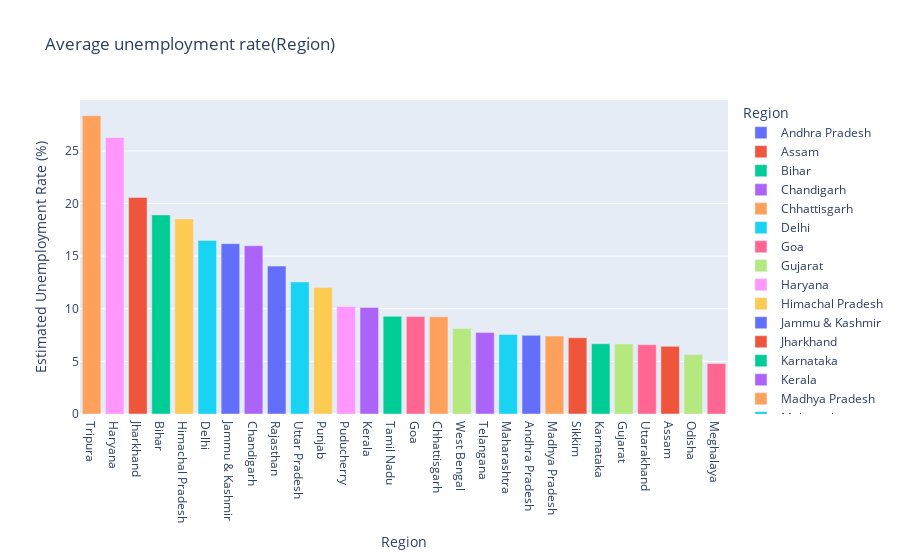

The notebook cell this image was saved under:
### Code cell
# Average Unemployment Rate

fig = px.bar(region,x='Region',y=' Estimated Unemployment Rate (%)',color='Region',title='Average unemployment rate(Region)')
fig.update_layout(xaxis={'categoryorder':'total descending'})
fig.show()

### Figure 1 — Plotly figure (JSON) as saved in the notebook; plotly's stock layout.template omitted (floating-point values rounded to 4 significant figures)
{"data": [{"alignmentgroup": "True", "hovertemplate": "Region=%{x}<br> Estimated Unemployment Rate (%)=%{y}<extra></extra>", "legendgroup": "Andhra Pradesh", "marker": {"color": "#636efa", "pattern": {"shape": ""}}, "name": "Andhra Pradesh", "offsetgroup": "Andhra Pradesh", "orientation": "v", "showlegend": true, "textposition": "auto", "type": "bar", "x": ["Andhra Pradesh"], "xaxis": "x", "y": [7.477], "yaxis": "y"}, {"alignmentgroup": "True", "hovertemplate": "Region=%{x}<br> Estimated Unemployment Rate (%)=%{y}<extra></extra>", "legendgroup": "Assam", "marker": {"color": "#EF553B", "pattern": {"shape": ""}}, "name": "Assam", "offsetgroup": "Assam", "orientation": "v", "showlegend": true, "textposition": "auto", "type": "bar", "x": ["Assam"], "xaxis": "x", "y": [6.428], "yaxis": "y"}, {"alignmentgroup": "True", "hovertemplate": "Region=%{x}<br> Estimated Unemployment Rate (%)=%{y}<extra></extra>", "legendgroup": "Bihar", "marker": {"color": "#00cc96", "pattern": {"shape": ""}}, "name": "Bihar", "offsetgroup": "Bihar", "orientation": "v", "showlegend": true, "textposition": "auto", "type": "bar", "x": ["Bihar"], "xaxis": "x", "y": [18.92], "yaxis": "y"}, {"alignmentgroup": "True", "hovertemplate": "Region=%{x}<br> Estimated Unemployment Rate (%)=%{y}<extra></extra>", "legendgroup": "Chandigarh", "marker": {"color": "#ab63fa", "pattern": {"shape": ""}}, "name": "Chandigarh", "offsetgroup": "Chandigarh", "orientation": "v", "showlegend": true, "textposition": "auto", "type": "bar", "x": ["Chandigarh"], "xaxis": "x", "y": [15.99], "yaxis": "y"}, {"alignmentgroup": "True", "hovertemplate": "Region=%{x}<br> Estimated Unemployment Rate (%)=%{y}<extra></extra>", "legendgroup": "Chhattisgarh", "marker": {"color": "#FFA15A", "pattern": {"shape": ""}}, "name": "Chhattisgarh", "offsetgroup": "Chhattisgarh", "orientation": "v", "showlegend": true, "textposition": "auto", "type": "bar", "x": ["Chhattisgarh"], "xaxis": "x", "y": [9.24], "yaxis": "y"}, {"alignmentgroup": "True", "hovertemplate": "Region=%{x}<br> Estimated Unemployment Rate (%)=%{y}<extra></extra>", "legendgroup": "Delhi", "marker": {"color": "#19d3f3", "pattern": {"shape": ""}}, "name": "Delhi", "offsetgroup": "Delhi", "orientation": "v", "showlegend": true, "textposition": "auto", "type": "bar", "x": ["Delhi"], "xaxis": "x", "y": [16.5], "yaxis": "y"}, {"alignmentgroup": "True", "hovertemplate": "Region=%{x}<br> Estimated Unemployment Rate (%)=%{y}<extra></extra>", "legendgroup": "Goa", "marker": {"color": "#FF6692", "pattern": {"shape": ""}}, "name": "Goa", "offsetgroup": "Goa", "orientation": "v", "showlegend": true, "textposition": "auto", "type": "bar", "x": ["Goa"], "xaxis": "x", "y": [9.274], "yaxis": "y"}, {"alignmentgroup": "True", "hovertemplate": "Region=%{x}<br> Estimated Unemployment Rate (%)=%{y}<extra></extra>", "legendgroup": "Gujarat", "marker": {"color": "#B6E880", "pattern": {"shape": ""}}, "name": "Gujarat", "offsetgroup": "Gujarat", "orientation": "v", "showlegend": true, "textposition": "auto", "type": "bar", "x": ["Gujarat"], "xaxis": "x", "y": [6.664], "yaxis": "y"}, {"alignmentgroup": "True", "hovertemplate": "Region=%{x}<br> Estimated Unemployment Rate (%)=%{y}<extra></extra>", "legendgroup": "Haryana", "marker": {"color": "#FF97FF", "pattern": {"shape": ""}}, "name": "Haryana", "offsetgroup": "Haryana", "orientation": "v", "showlegend": true, "textposition": "auto", "type": "bar", "x": ["Haryana"], "xaxis": "x", "y": [26.28], "yaxis": "y"}, {"alignmentgroup": "True", "hovertemplate": "Region=%{x}<br> Estimated Unemployment Rate (%)=%{y}<extra></extra>", "legendgroup": "Himachal Pradesh", "marker": {"color": "#FECB52", "pattern": {"shape": ""}}, "name": "Himachal Pradesh", "offsetgroup": "Himachal Pradesh", "orientation": "v", "showlegend": true, "textposition": "auto", "type": "bar", "x": ["Himachal Pradesh"], "xaxis": "x", "y": [18.54], "yaxis": "y"}, {"alignmentgroup": "True", "hovertemplate": "Region=%{x}<br> Estimated Unemployment Rate (%)=%{y}<extra></extra>", "legendgroup": "Jammu & Kashmir", "marker": {"color": "#636efa", "pattern": {"shape": ""}}, "name": "Jammu & Kashmir", "offsetgroup": "Jammu & Kashmir", "orientation": "v", "showlegend": true, "textposition": "auto", "type": "bar", "x": ["Jammu & Kashmir"], "xaxis": "x", "y": [16.19], "yaxis": "y"}, {"alignmentgroup": "True", "hovertemplate": "Region=%{x}<br> Estimated Unemployment Rate (%)=%{y}<extra></extra>", "legendgroup": "Jharkhand", "marker": {"color": "#EF553B", "pattern": {"shape": ""}}, "name": "Jharkhand", "offsetgroup": "Jharkhand", "orientation": "v", "showlegend": true, "textposition": "auto", "type": "bar", "x": ["Jharkhand"], "xaxis": "x", "y": [20.59], "yaxis": "y"}, {"alignmentgroup": "True", "hovertemplate": "Region=%{x}<br> Estimated Unemployment Rate (%)=%{y}<extra></extra>", "legendgroup": "Karnataka", "marker": {"color": "#00cc96", "pattern": {"shape": ""}}, "name": "Karnataka", "offsetgroup": "Karnataka", "orientation": "v", "showlegend": true, "textposition": "auto", "type": "bar", "x": ["Karnataka"], "xaxis": "x", "y": [6.676], "yaxis": "y"}, {"alignmentgroup": "True", "hovertemplate": "Region=%{x}<br> Estimated Unemployment Rate (%)=%{y}<extra></extra>", "legendgroup": "Kerala", "marker": {"color": "#ab63fa", "pattern": {"shape": ""}}, "name": "Kerala", "offsetgroup": "Kerala", "orientation": "v", "showlegend": true, "textposition": "auto", "type": "bar", "x": ["Kerala"], "xaxis": "x", "y": [10.12], "yaxis": "y"}, {"alignmentgroup": "True", "hovertemplate": "Region=%{x}<br> Estimated Unemployment Rate (%)=%{y}<extra></extra>", "legendgroup": "Madhya Pradesh", "marker": {"color": "#FFA15A", "pattern": {"shape": ""}}, "name": "Madhya Pradesh", "offsetgroup": "Madhya Pradesh", "orientation": "v", "showlegend": true, "textposition": "auto", "type": "bar", "x": ["Madhya Pradesh"], "xaxis": "x", "y": [7.406], "yaxis": "y"}, {"alignmentgroup": "True", "hovertemplate": "Region=%{x}<br> Estimated Unemployment Rate (%)=%{y}<extra></extra>", "legendgroup": "Maharashtra", "marker": {"color": "#19d3f3", "pattern": {"shape": ""}}, "name": "Maharashtra", "offsetgroup": "Maharashtra", "orientation": "v", "showlegend": true, "textposition": "auto", "type": "bar", "x": ["Maharashtra"], "xaxis": "x", "y": [7.558], "yaxis": "y"}, {"alignmentgroup": "True", "hovertemplate": "Region=%{x}<br> Estimated Unemployment Rate (%)=%{y}<extra></extra>", "legendgroup": "Meghalaya", "marker": {"color": "#FF6692", "pattern": {"shape": ""}}, "name": "Meghalaya", "offsetgroup": "Meghalaya", "orientation": "v", "showlegend": true, "textposition": "auto", "type": "bar", "x": ["Meghalaya"], "xaxis": "x", "y": [4.799], "yaxis": "y"}, {"alignmentgroup": "True", "hovertemplate": "Region=%{x}<br> Estimated Unemployment Rate (%)=%{y}<extra></extra>", "legendgroup": "Odisha", "marker": {"color": "#B6E880", "pattern": {"shape": ""}}, "name": "Odisha", "offsetgroup": "Odisha", "orientation": "v", "showlegend": true, "textposition": "auto", "type": "bar", "x": ["Odisha"], "xaxis": "x", "y": [5.658], "yaxis": "y"}, {"alignmentgroup": "True", "hovertemplate": "Region=%{x}<br> Estimated Unemployment Rate (%)=%{y}<extra></extra>", "legendgroup": "Puducherry", "marker": {"color": "#FF97FF", "pattern": {"shape": ""}}, "name": "Puducherry", "offsetgroup": "Puducherry", "orientation": "v", "showlegend": true, "textposition": "auto", "type": "bar", "x": ["Puducherry"], "xaxis": "x", "y": [10.22], "yaxis": "y"}, {"alignmentgroup": "True", "hovertemplate": "Region=%{x}<br> Estimated Unemployment Rate (%)=%{y}<extra></extra>", "legendgroup": "Punjab", "marker": {"color": "#FECB52", "pattern": {"shape": ""}}, "name": "Punjab", "offsetgroup": "Punjab", "orientation": "v", "showlegend": true, "textposition": "auto", "type": "bar", "x": ["Punjab"], "xaxis": "x", "y": [12.03], "yaxis": "y"}, {"alignmentgroup": "True", "hovertemplate": "Region=%{x}<br> Estimated Unemployment Rate (%)=%{y}<extra></extra>", "legendgroup": "Rajasthan", "marker": {"color": "#636efa", "pattern": {"shape": ""}}, "name": "Rajasthan", "offsetgroup": "Rajasthan", "orientation": "v", "showlegend": true, "textposition": "auto", "type": "bar", "x": ["Rajasthan"], "xaxis": "x", "y": [14.06], "yaxis": "y"}, {"alignmentgroup": "True", "hovertemplate": "Region=%{x}<br> Estimated Unemployment Rate (%)=%{y}<extra></extra>", "legendgroup": "Sikkim", "marker": {"color": "#EF553B", "pattern": {"shape": ""}}, "name": "Sikkim", "offsetgroup": "Sikkim", "orientation": "v", "showlegend": true, "textposition": "auto", "type": "bar", "x": ["Sikkim"], "xaxis": "x", "y": [7.249], "yaxis": "y"}, {"alignmentgroup": "True", "hovertemplate": "Region=%{x}<br> Estimated Unemployment Rate (%)=%{y}<extra></extra>", "legendgroup": "Tamil Nadu", "marker": {"color": "#00cc96", "pattern": {"shape": ""}}, "name": "Tamil Nadu", "offsetgroup": "Tamil Nadu", "orientation": "v", "showlegend": true, "textposition": "auto", "type": "bar", "x": ["Tamil Nadu"], "xaxis": "x", "y": [9.284], "yaxis": "y"}, {"alignmentgroup": "True", "hovertemplate": "Region=%{x}<br> Estimated Unemployment Rate (%)=%{y}<extra></extra>", "legendgroup": "Telangana", "marker": {"color": "#ab63fa", "pattern": {"shape": ""}}, "name": "Telangana", "offsetgroup": "Telangana", "orientation": "v", "showlegend": true, "textposition": "auto", "type": "bar", "x": ["Telangana"], "xaxis": "x", "y": [7.738], "yaxis": "y"}, {"alignmentgroup": "True", "hovertemplate": "Region=%{x}<br> Estimated Unemployment Rate (%)=%{y}<extra></extra>", "legendgroup": "Tripura", "marker": {"color": "#FFA15A", "pattern": {"shape": ""}}, "name": "Tripura", "offsetgroup": "Tripura", "orientation": "v", "showlegend": true, "textposition": "auto", "type": "bar", "x": ["Tripura"], "xaxis": "x", "y": [28.35], "yaxis": "y"}, {"alignmentgroup": "True", "hovertemplate": "Region=%{x}<br> Estimated Unemployment Rate (%)=%{y}<extra></extra>", "legendgroup": "Uttar Pradesh", "marker": {"color": "#19d3f3", "pattern": {"shape": ""}}, "name": "Uttar Pradesh", "offsetgroup": "Uttar Pradesh", "orientation": "v", "showlegend": true, "textposition": "auto", "type": "bar", "x": ["Uttar Pradesh"], "xaxis": "x", "y": [12.55], "yaxis": "y"}, {"alignmentgroup": "True", "hovertemplate": "Region=%{x}<br> Estimated Unemployment Rate (%)=%{y}<extra></extra>", "legendgroup": "Uttarakhand", "marker": {"color": "#FF6692", "pattern": {"shape": ""}}, "name": "Uttarakhand", "offsetgroup": "Uttarakhand", "orientation": "v", "showlegend": true, "textposition": "auto", "type": "bar", "x": ["Uttarakhand"], "xaxis": "x", "y": [6.583], "yaxis": "y"}, {"alignmentgroup": "True", "hovertemplate": "Region=%{x}<br> Estimated Unemployment Rate (%)=%{y}<extra></extra>", "legendgroup": "West Bengal", "marker": {"color": "#B6E880", "pattern": {"shape": ""}}, "name": "West Bengal", "offsetgroup": "West Bengal", "orientation": "v", "showlegend": true, "textposition": "auto", "type": "bar", "x": ["West Bengal"], "xaxis": "x", "y": [8.125], "yaxis": "y"}], "layout": {"barmode": "relative", "legend": {"title": {"text": "Region"}, "tracegroupgap": 0}, "title": {"text": "Average unemployment rate(Region)"}, "xaxis": {"anchor": "y", "categoryarray": ["Andhra Pradesh", "Assam", "Bihar", "Chandigarh", "Chhattisgarh", "Delhi", "Goa", "Gujarat", "Haryana", "Himachal Pradesh", "Jammu & Kashmir", "Jharkhand", "Karnataka", "Kerala", "Madhya Pradesh", "Maharashtra", "Meghalaya", "Odisha", "Puducherry", "Punjab", "Rajasthan", "Sikkim", "Tamil Nadu", "Telangana", "Tripura", "Uttar Pradesh", "Uttarakhand", "West Bengal"], "categoryorder": "total descending", "domain": [0, 1], "title": {"text": "Region"}}, "yaxis": {"anchor": "x", "domain": [0, 1], "title": {"text": " Estimated Unemployment Rate (%)"}}}}
